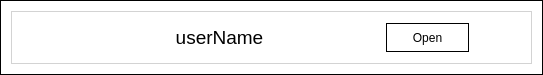
<?xml version="1.0" encoding="UTF-8"?>
<ui version="4.0">
 <class>UserWidget</class>
 <widget class="QWidget" name="UserWidget">
  <property name="geometry">
   <rect>
    <x>0</x>
    <y>0</y>
    <width>543</width>
    <height>75</height>
   </rect>
  </property>
  <property name="sizePolicy">
   <sizepolicy hsizetype="Expanding" vsizetype="Expanding">
    <horstretch>0</horstretch>
    <verstretch>0</verstretch>
   </sizepolicy>
  </property>
  <property name="windowTitle">
   <string>Form</string>
  </property>
  <property name="styleSheet">
   <string notr="true">background: white; border: 1px solid black;</string>
  </property>
  <layout class="QGridLayout" name="gridLayout">
   <item row="0" column="0">
    <widget class="QWidget" name="widget" native="true">
     <property name="styleSheet">
      <string notr="true">border: 1px solid lightgrey;</string>
     </property>
     <layout class="QGridLayout" name="gridLayout_2">
      <property name="leftMargin">
       <number>2</number>
      </property>
      <property name="topMargin">
       <number>2</number>
      </property>
      <property name="rightMargin">
       <number>2</number>
      </property>
      <property name="bottomMargin">
       <number>2</number>
      </property>
      <property name="spacing">
       <number>2</number>
      </property>
      <item row="0" column="0">
       <layout class="QHBoxLayout" name="horizontalLayout_2" stretch="1,6,2,1">
        <item>
         <spacer name="horizontalSpacer">
          <property name="orientation">
           <enum>Qt::Horizontal</enum>
          </property>
          <property name="sizeHint" stdset="0">
           <size>
            <width>40</width>
            <height>20</height>
           </size>
          </property>
         </spacer>
        </item>
        <item>
         <widget class="QLabel" name="name_label">
          <property name="font">
           <font>
            <pointsize>14</pointsize>
           </font>
          </property>
          <property name="styleSheet">
           <string notr="true">border: none</string>
          </property>
          <property name="text">
           <string>userName</string>
          </property>
          <property name="alignment">
           <set>Qt::AlignCenter</set>
          </property>
         </widget>
        </item>
        <item>
         <widget class="QPushButton" name="pushButton">
          <property name="sizePolicy">
           <sizepolicy hsizetype="Expanding" vsizetype="Expanding">
            <horstretch>0</horstretch>
            <verstretch>0</verstretch>
           </sizepolicy>
          </property>
          <property name="styleSheet">
           <string notr="true">margin: 10px;border: 1px solid black;</string>
          </property>
          <property name="text">
           <string>Open</string>
          </property>
         </widget>
        </item>
        <item>
         <spacer name="horizontalSpacer_2">
          <property name="orientation">
           <enum>Qt::Horizontal</enum>
          </property>
          <property name="sizeHint" stdset="0">
           <size>
            <width>40</width>
            <height>20</height>
           </size>
          </property>
         </spacer>
        </item>
       </layout>
      </item>
     </layout>
    </widget>
   </item>
  </layout>
 </widget>
 <resources/>
 <connections/>
</ui>
